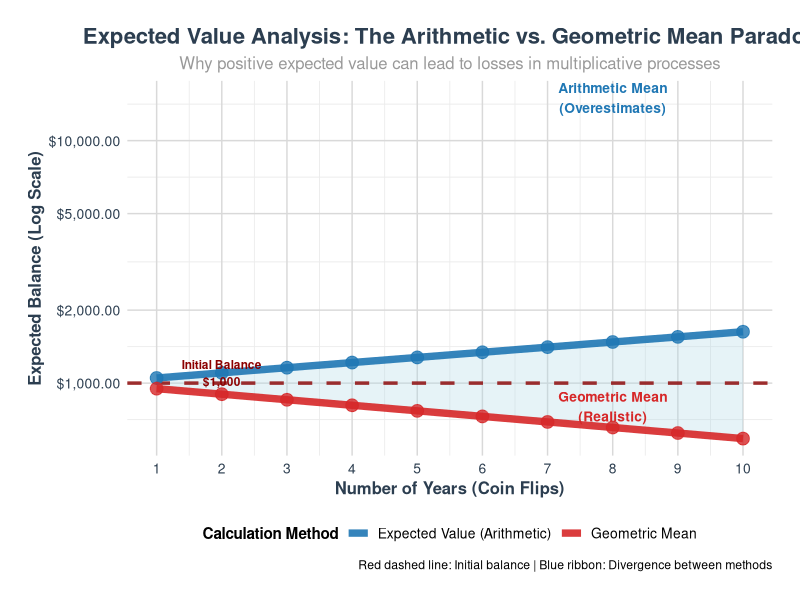
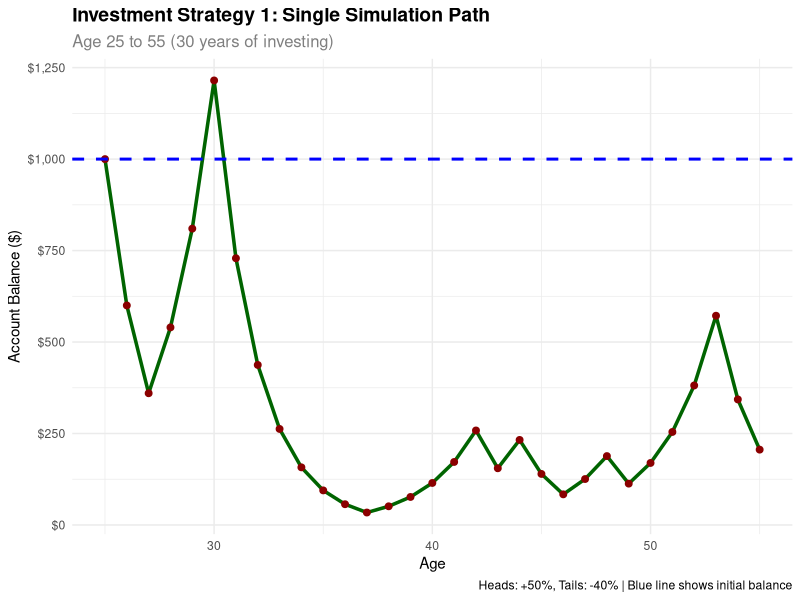
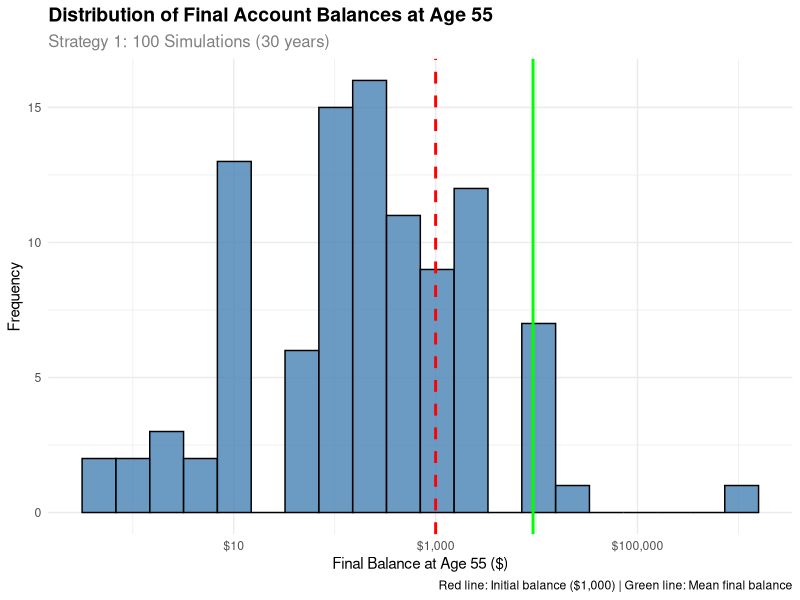
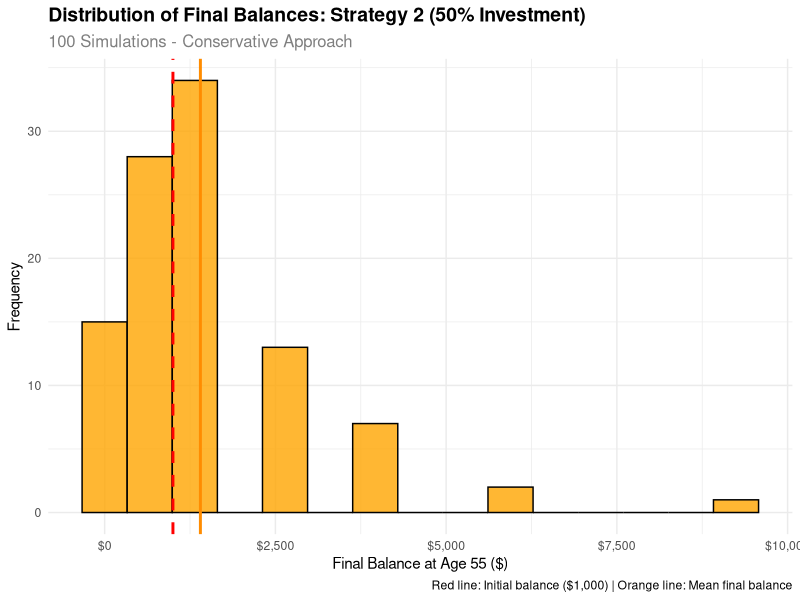
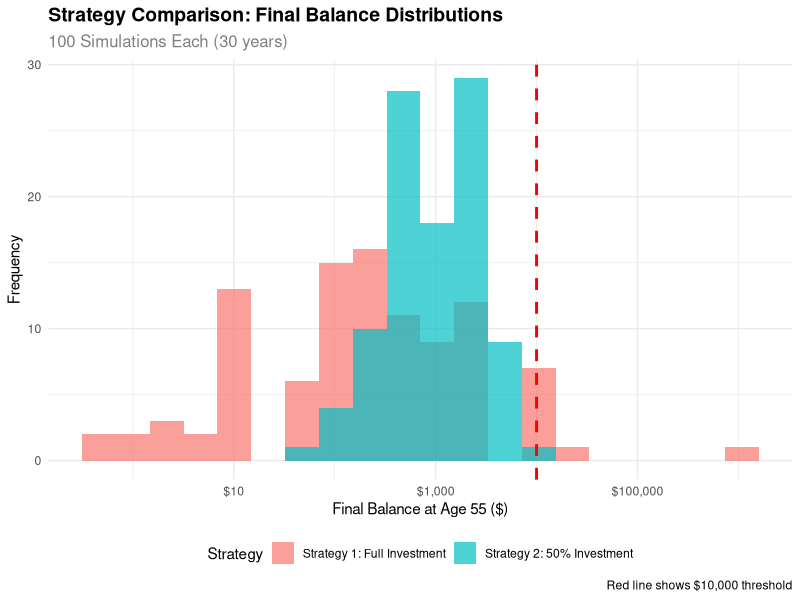
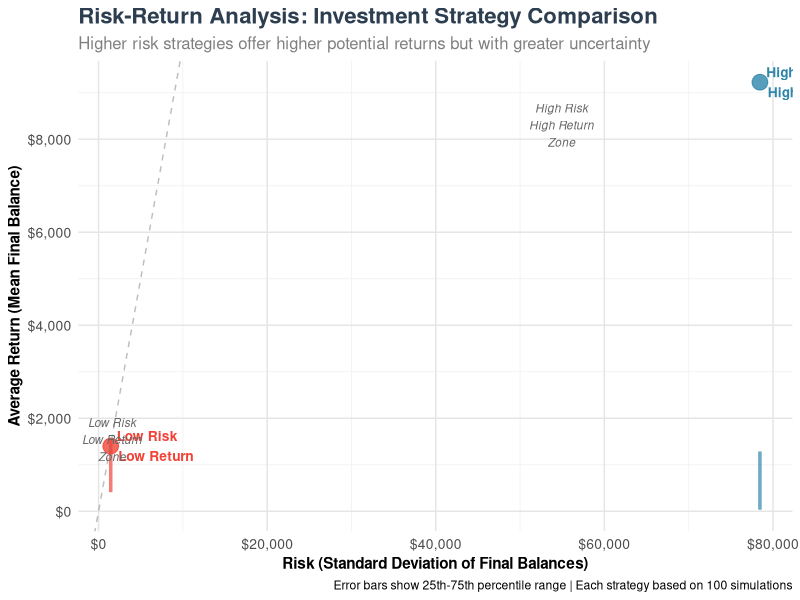
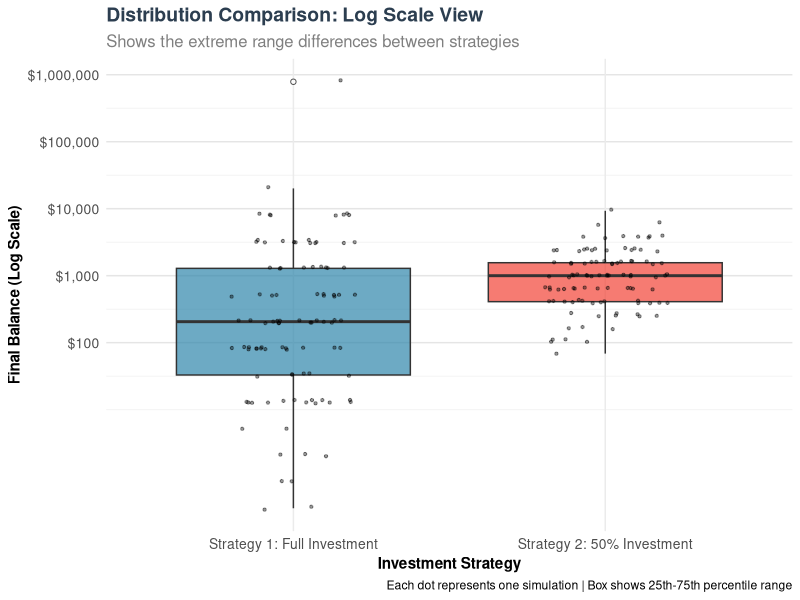

Reproduce these figures in R, in order.
## ---- chunk 1
#| fig-cap: Comprehensive expected value analysis across multiple time horizons
#| echo: false

suppressPackageStartupMessages(library(tidyverse))
suppressPackageStartupMessages(library(ggplot2))

# Set seed for reproducibility
set.seed(123)

# Parameters
initial_balance <- 1000
prob_heads <- 0.5
prob_tails <- 0.5
gain_factor <- 1.5
loss_factor <- 0.6

# Single coin flip analysis
balance_heads <- initial_balance * gain_factor
balance_tails <- initial_balance * loss_factor
expected_value_1 <- prob_heads * balance_heads + prob_tails * balance_tails

# Multiple coin flips analysis (up to 10 years)
years <- 1:10
expected_values <- numeric(length(years))
geometric_means <- numeric(length(years))

for (i in 1:length(years)) {
  n <- years[i]
  # Expected value after n coin flips (multiplicative)
  expected_values[i] <- initial_balance * ((prob_heads * gain_factor + prob_tails * loss_factor)^n)
  
  # Geometric mean (more appropriate for multiplicative processes)
  geometric_means[i] <- initial_balance * ((gain_factor^prob_heads * loss_factor^prob_tails)^n)
}

# Create expected value comparison data
ev_data <- tibble(
  Years = years,
  Expected_Value = expected_values,
  Geometric_Mean = geometric_means,
  Initial_Balance = initial_balance
)

# Create enhanced expected value plot with better design
ggplot(ev_data, aes(x = Years)) +
  # Add background ribbon to show the divergence
  geom_ribbon(aes(ymin = Geometric_Mean, ymax = Expected_Value), 
              fill = "lightblue", alpha = 0.3) +
  # Add the lines with proper linewidth
  geom_line(aes(y = Expected_Value, color = "Expected Value (Arithmetic)"), 
            linewidth = 2.5, alpha = 0.9) +
  geom_line(aes(y = Geometric_Mean, color = "Geometric Mean"), 
            linewidth = 2.5, alpha = 0.9) +
  # Add reference line for initial balance
  geom_hline(yintercept = initial_balance, linetype = "dashed", 
             color = "darkred", linewidth = 1.2, alpha = 0.8) +
  # Add data points with better styling
  geom_point(aes(y = Expected_Value), color = "#1f77b4", size = 4, alpha = 0.8) +
  geom_point(aes(y = Geometric_Mean), color = "#d62728", size = 4, alpha = 0.8) +
  # Add annotations for key insights
  annotate("text", x = 8, y = 15000, 
           label = "Arithmetic Mean\n(Overestimates)", 
           color = "#1f77b4", size = 3.5, fontface = "bold") +
  annotate("text", x = 8, y = 800, 
           label = "Geometric Mean\n(Realistic)", 
           color = "#d62728", size = 3.5, fontface = "bold") +
  annotate("text", x = 2, y = 1100, 
           label = "Initial Balance\n$1,000", 
           color = "darkred", size = 3, fontface = "bold") +
  # Scales and formatting
  scale_y_continuous(labels = scales::dollar_format(), 
                     trans = "log10",
                     breaks = c(100, 500, 1000, 2000, 5000, 10000, 20000, 50000)) +
  scale_x_continuous(breaks = 1:10) +
  scale_color_manual(values = c("Expected Value (Arithmetic)" = "#1f77b4", 
                               "Geometric Mean" = "#d62728")) +
  labs(
    title = "Expected Value Analysis: The Arithmetic vs. Geometric Mean Paradox",
    subtitle = "Why positive expected value can lead to losses in multiplicative processes",
    x = "Number of Years (Coin Flips)",
    y = "Expected Balance (Log Scale)",
    color = "Calculation Method",
    caption = "Red dashed line: Initial balance | Blue ribbon: Divergence between methods"
  ) +
  theme_minimal() +
  theme(
    plot.title = element_text(size = 16, face = "bold", color = "#2C3E50", hjust = 0.5),
    plot.subtitle = element_text(size = 12, color = "gray60", hjust = 0.5),
    axis.title = element_text(size = 12, face = "bold", color = "#2C3E50"),
    axis.text = element_text(size = 10, color = "#2C3E50"),
    legend.position = "bottom",
    legend.title = element_text(size = 11, face = "bold"),
    legend.text = element_text(size = 10),
    panel.grid.major = element_line(color = "gray85", linewidth = 0.5),
    panel.grid.minor = element_line(color = "gray92", linewidth = 0.3),
    panel.background = element_rect(fill = "white", color = NA),
    plot.background = element_rect(fill = "white", color = NA),
    plot.margin = margin(20, 20, 20, 20)
  )

# Detailed expected value calculations
cat("=== EXPECTED VALUE ANALYSIS ===\n\n")

cat("Single Coin Flip Analysis:\n")
cat("• Initial balance: $", initial_balance, "\n")
cat("• Balance after heads (+50%): $", balance_heads, "\n")
cat("• Balance after tails (-40%): $", balance_tails, "\n")
cat("• Expected value (1 flip): $", round(expected_value_1, 2), "\n")
cat("• Expected return (1 flip): ", round((expected_value_1 - initial_balance) / initial_balance * 100, 1), "%\n\n")

cat("Multi-Year Expected Value Comparison:\n")
ev_comparison <- ev_data %>%
  mutate(
    Years = as.character(Years),
    Expected_Value_Formatted = paste0("$", format(round(Expected_Value, 0), big.mark = ",")),
    Geometric_Mean_Formatted = paste0("$", format(round(Geometric_Mean, 0), big.mark = ",")),
    Arithmetic_Return = paste0(round((Expected_Value - initial_balance) / initial_balance * 100, 1), "%"),
    Geometric_Return = paste0(round((Geometric_Mean - initial_balance) / initial_balance * 100, 1), "%")
  ) %>%
  select(Years, Expected_Value_Formatted, Geometric_Mean_Formatted, Arithmetic_Return, Geometric_Return) %>%
  rename(
    "Years" = Years,
    "Expected Value" = Expected_Value_Formatted,
    "Geometric Mean" = Geometric_Mean_Formatted,
    "Arithmetic Return" = Arithmetic_Return,
    "Geometric Return" = Geometric_Return
  )

knitr::kable(ev_comparison,
             caption = "Expected Value Analysis: Arithmetic vs. Geometric Mean Over Time",
             align = c("c", "r", "r", "r", "r"),
             format = "html")
## ---- chunk 2
#| fig-cap: Single 30-year simulation of Strategy 1

suppressPackageStartupMessages(library(tidyverse))
suppressPackageStartupMessages(library(ggplot2))

# Set seed for reproducibility
set.seed(456)

# Parameters for investment game
initial_balance <- 1000
start_age <- 25
end_age <- 55
n_years <- end_age - start_age

# Function to simulate investment game
simulate_investment_game <- function(initial, years) {
  balance <- initial
  path <- numeric(years + 1)
  path[1] <- initial
  
  for (i in 1:years) {
    coin_flip <- rbinom(1, 1, 0.5)
    if (coin_flip == 1) {
      balance <- balance * 1.5  # 50% gain
    } else {
      balance <- balance * 0.6  # 40% loss
    }
    path[i + 1] <- balance
  }
  
  return(path)
}

# Run single simulation
investment_path <- simulate_investment_game(initial_balance, n_years)

# Create data frame
investment_data <- tibble(
  age = start_age:end_age,
  balance = investment_path
)

# Create time series plot
ggplot(investment_data, aes(x = age, y = balance)) +
  geom_line(color = "darkgreen", linewidth = 1.2) +
  geom_point(color = "darkred", size = 2) +
  geom_hline(yintercept = initial_balance, color = "blue", linetype = "dashed", linewidth = 1) +
  labs(
    title = "Investment Strategy 1: Single Simulation Path",
    subtitle = "Age 25 to 55 (30 years of investing)",
    x = "Age",
    y = "Account Balance ($)",
    caption = "Heads: +50%, Tails: -40% | Blue line shows initial balance"
  ) +
  scale_y_continuous(labels = scales::dollar_format()) +
  theme_minimal() +
  theme(
    plot.title = element_text(size = 14, face = "bold"),
    plot.subtitle = element_text(size = 12, color = "gray50")
  )

# Show final results
final_balance <- investment_data$balance[nrow(investment_data)]
total_return <- (final_balance - initial_balance) / initial_balance * 100

cat("\nSingle Simulation Results:\n")
cat("Initial balance (age 25): $", initial_balance, "\n")
cat("Final balance (age 55): $", round(final_balance, 2), "\n")
cat("Total return: ", round(total_return, 2), "%\n")
cat("Annualized return: ", round((final_balance/initial_balance)^(1/n_years) - 1, 4) * 100, "%\n")
## ---- chunk 3
#| fig-cap: Distribution of final balances from 100 simulations

suppressPackageStartupMessages(library(tidyverse))
suppressPackageStartupMessages(library(ggplot2))

# Set seed for reproducibility
set.seed(789)

# Parameters for investment game
initial_balance <- 1000
start_age <- 25
end_age <- 55
n_years <- end_age - start_age
n_sims <- 100

# Function to simulate final balance
simulate_final_balance <- function(initial, years) {
  balance <- initial
  for (i in 1:years) {
    coin_flip <- rbinom(1, 1, 0.5)
    if (coin_flip == 1) {
      balance <- balance * 1.5  # 50% gain
    } else {
      balance <- balance * 0.6  # 40% loss
    }
  }
  return(balance)
}

# Run 100 simulations
final_balances <- replicate(n_sims, simulate_final_balance(initial_balance, n_years))

# Create data frame
simulation_results <- tibble(
  sim_num = 1:n_sims,
  final_balance = final_balances
)

# Create histogram
ggplot(simulation_results, aes(x = final_balance)) +
  geom_histogram(bins = 20, fill = "steelblue", alpha = 0.8, color = "black") +
  geom_vline(xintercept = initial_balance, color = "red", linetype = "dashed", linewidth = 1) +
  geom_vline(xintercept = mean(final_balances), color = "green", linetype = "solid", linewidth = 1) +
  labs(
    title = "Distribution of Final Account Balances at Age 55",
    subtitle = "Strategy 1: 100 Simulations (30 years)",
    x = "Final Balance at Age 55 ($)",
    y = "Frequency",
    caption = "Red line: Initial balance ($1,000) | Green line: Mean final balance"
  ) +
  scale_x_continuous(labels = scales::dollar_format(), trans = "log10") +
  theme_minimal() +
  theme(
    plot.title = element_text(size = 14, face = "bold"),
    plot.subtitle = element_text(size = 12, color = "gray50")
  )

# Summary statistics
summary_stats <- simulation_results %>%
  summarise(
    mean_balance = mean(final_balance),
    median_balance = median(final_balance),
    min_balance = min(final_balance),
    max_balance = max(final_balance),
    prob_above_initial = mean(final_balance > initial_balance),
    prob_above_10000 = mean(final_balance > 10000)
  )

cat("\nStrategy 1 Summary Statistics:\n")
print(summary_stats)
## ---- chunk 4
#| fig-cap: Probability analysis for various balance thresholds

# Calculate probability that final balance > $1,000
prob_above_1000 <- mean(final_balances > 1000)

# Calculate additional probability thresholds
prob_above_5000 <- mean(final_balances > 5000)
prob_above_10000 <- mean(final_balances > 10000)
prob_above_50000 <- mean(final_balances > 50000)

# Create probability summary
probability_summary <- tibble(
  threshold = c("$1,000", "$5,000", "$10,000", "$50,000"),
  probability = c(prob_above_1000, prob_above_5000, prob_above_10000, prob_above_50000),
  percentage = c(prob_above_1000, prob_above_5000, prob_above_10000, prob_above_50000) * 100
)

cat("Strategy 1 Probability Analysis:\n")
cat("============================\n")
cat("Probability that final balance > $1,000: ", round(prob_above_1000, 3), " (", round(prob_above_1000 * 100, 1), "%)\n")
cat("Probability that final balance > $5,000: ", round(prob_above_5000, 3), " (", round(prob_above_5000 * 100, 1), "%)\n")
cat("Probability that final balance > $10,000: ", round(prob_above_10000, 3), " (", round(prob_above_10000 * 100, 1), "%)\n")
cat("Probability that final balance > $50,000: ", round(prob_above_50000, 3), " (", round(prob_above_50000 * 100, 1), "%)\n")

# Show the probability summary table
print(probability_summary)
## ---- chunk 5
#| fig-cap: Distribution of Strategy 2 final balances (50% investment rule)
#| echo: false

suppressPackageStartupMessages(library(tidyverse))
suppressPackageStartupMessages(library(ggplot2))

# Set seed for reproducibility
set.seed(999)

# Parameters for Strategy 2
initial_balance <- 1000
start_age <- 25
end_age <- 55
n_years <- end_age - start_age
n_sims <- 100

# Function to simulate Strategy 2 (50% betting rule)
simulate_strategy_2 <- function(initial, years) {
  balance <- initial
  for (i in 1:years) {
    # Bet exactly 50% of current balance
    bet_amount <- balance * 0.5
    remaining_balance <- balance - bet_amount
    
    coin_flip <- rbinom(1, 1, 0.5)
    if (coin_flip == 1) {
      # Win: bet amount increases by 50%
      bet_result <- bet_amount * 1.5
    } else {
      # Lose: bet amount decreases by 40%
      bet_result <- bet_amount * 0.6
    }
    
    # New balance = remaining balance + bet result
    balance <- remaining_balance + bet_result
  }
  return(balance)
}

# Run 100 simulations for Strategy 2
strategy_2_balances <- replicate(n_sims, simulate_strategy_2(initial_balance, n_years))

# Create data frame for Strategy 2
strategy_2_results <- tibble(
  sim_num = 1:n_sims,
  final_balance = strategy_2_balances
)

# Create Strategy 2 histogram
ggplot(strategy_2_results, aes(x = final_balance)) +
  geom_histogram(bins = 15, fill = "orange", alpha = 0.8, color = "black") +
  geom_vline(xintercept = initial_balance, color = "red", linetype = "dashed", linewidth = 1) +
  geom_vline(xintercept = mean(strategy_2_balances), color = "darkorange", linetype = "solid", linewidth = 1) +
  labs(
    title = "Distribution of Final Balances: Strategy 2 (50% Investment)",
    subtitle = "100 Simulations - Conservative Approach",
    x = "Final Balance at Age 55 ($)",
    y = "Frequency",
    caption = "Red line: Initial balance ($1,000) | Orange line: Mean final balance"
  ) +
  scale_x_continuous(labels = scales::dollar_format()) +
  theme_minimal() +
  theme(
    plot.title = element_text(size = 14, face = "bold"),
    plot.subtitle = element_text(size = 12, color = "gray50")
  )

# Summary statistics for Strategy 2
strategy_2_summary <- strategy_2_results %>%
  summarise(
    mean_balance = mean(final_balance),
    median_balance = median(final_balance),
    min_balance = min(final_balance),
    max_balance = max(final_balance),
    prob_above_initial = mean(final_balance > initial_balance),
    prob_above_10000 = mean(final_balance > 10000)
  )

# Create formatted table for Strategy 2
strategy_2_table <- strategy_2_summary %>%
  mutate(
    Mean_Balance = paste0("$", format(round(mean_balance, 0), big.mark = ",")),
    Median_Balance = paste0("$", format(round(median_balance, 0), big.mark = ",")),
    Min_Balance = paste0("$", format(round(min_balance, 1), big.mark = ",")),
    Max_Balance = paste0("$", format(round(max_balance, 0), big.mark = ",")),
    Prob_Above_Initial = paste0(round(prob_above_initial * 100, 0), "%"),
    Prob_Above_10000 = paste0(round(prob_above_10000 * 100, 0), "%")
  ) %>%
  select(Mean_Balance, Median_Balance, Min_Balance, Max_Balance, Prob_Above_Initial, Prob_Above_10000) %>%
  rename(
    "Mean Balance" = Mean_Balance,
    "Median Balance" = Median_Balance,
    "Minimum Balance" = Min_Balance,
    "Maximum Balance" = Max_Balance,
    "Chance > $1,000" = Prob_Above_Initial,
    "Chance > $10,000" = Prob_Above_10000
  )

knitr::kable(strategy_2_table,
             caption = "Strategy 2 Summary Statistics (50% Investment Rule)",
             align = c("r", "r", "r", "r", "r", "r"),
             format = "html")
## ---- chunk 6
#| fig-cap: Comparison of Strategy 1 vs Strategy 2

suppressPackageStartupMessages(library(tidyverse))
suppressPackageStartupMessages(library(ggplot2))

# Set seed for reproducibility
set.seed(999)

# Parameters for modified investment game
initial_balance <- 1000
start_age <- 25
end_age <- 55
n_years <- end_age - start_age
n_sims <- 100

# Function to simulate modified strategy (50% betting rule)
simulate_modified_strategy <- function(initial, years) {
  balance <- initial
  for (i in 1:years) {
    # Bet exactly 50% of current balance
    bet_amount <- balance * 0.5
    remaining_balance <- balance - bet_amount
    
    coin_flip <- rbinom(1, 1, 0.5)
    if (coin_flip == 1) {
      # Win: bet amount increases by 50%
      bet_result <- bet_amount * 1.5
    } else {
      # Lose: bet amount decreases by 40%
      bet_result <- bet_amount * 0.6
    }
    
    # New balance = remaining balance + bet result
    balance <- remaining_balance + bet_result
  }
  return(balance)
}

# Run 100 simulations for modified strategy
modified_final_balances <- replicate(n_sims, simulate_modified_strategy(initial_balance, n_years))

# Create comparison data frame
strategy_comparison <- tibble(
  sim_num = 1:n_sims,
  strategy_1 = final_balances,
  strategy_2 = modified_final_balances
)

# Calculate probabilities for modified strategy
prob_modified_above_1000 <- mean(modified_final_balances > 1000)
prob_modified_above_10000 <- mean(modified_final_balances > 10000)

# Calculate probabilities for original strategy (from previous analysis)
prob_original_above_1000 <- mean(final_balances > 1000)
prob_original_above_10000 <- mean(final_balances > 10000)

# Create comparison plot
comparison_data <- strategy_comparison %>%
  pivot_longer(cols = c(strategy_1, strategy_2), 
               names_to = "strategy", values_to = "final_balance") %>%
  mutate(strategy = case_when(
    strategy == "strategy_1" ~ "Strategy 1: Full Investment",
    strategy == "strategy_2" ~ "Strategy 2: 50% Investment"
  ))

ggplot(comparison_data, aes(x = final_balance, fill = strategy)) +
  geom_histogram(alpha = 0.7, bins = 20, position = "identity") +
  geom_vline(xintercept = 10000, color = "red", linetype = "dashed", linewidth = 1) +
  labs(
    title = "Strategy Comparison: Final Balance Distributions",
    subtitle = "100 Simulations Each (30 years)",
    x = "Final Balance at Age 55 ($)",
    y = "Frequency",
    fill = "Strategy",
    caption = "Red line shows $10,000 threshold"
  ) +
  scale_x_continuous(labels = scales::dollar_format(), trans = "log10") +
  theme_minimal() +
  theme(
    plot.title = element_text(size = 14, face = "bold"),
    plot.subtitle = element_text(size = 12, color = "gray50"),
    legend.position = "bottom"
  )

# Summary statistics comparison
comparison_summary <- tibble(
  Strategy = c("Strategy 1: Full Investment", "Strategy 2: 50% Investment"),
  Mean_Balance = c(mean(final_balances), mean(modified_final_balances)),
  Median_Balance = c(median(final_balances), median(modified_final_balances)),
  Prob_Above_1000 = c(prob_original_above_1000, prob_modified_above_1000),
  Prob_Above_10000 = c(prob_original_above_10000, prob_modified_above_10000)
)

# Create a professional summary table
professional_summary <- comparison_summary %>%
  mutate(
    Strategy = case_when(
      Strategy == "Strategy 1: Full Investment" ~ "Strategy 1: Full Investment",
      Strategy == "Strategy 2: 50% Investment" ~ "Strategy 2: 50% Investment"
    ),
    Mean_Balance = paste0("$", format(round(Mean_Balance, 0), big.mark = ",")),
    Median_Balance = paste0("$", format(round(Median_Balance, 0), big.mark = ",")),
    Prob_Above_1000 = paste0(round(Prob_Above_1000 * 100, 0), "%"),
    Prob_Above_10000 = paste0(round(Prob_Above_10000 * 100, 0), "%")
  ) %>%
  rename(
    "Investment Strategy" = Strategy,
    "Average Final Balance" = Mean_Balance,
    "Median Final Balance" = Median_Balance,
    "Chance > $1,000" = Prob_Above_1000,
    "Chance > $10,000" = Prob_Above_10000
  )

# Display the professional table
knitr::kable(professional_summary, 
             caption = "Strategy Comparison: Final Results",
             align = c("l", "r", "r", "r", "r"),
             format = "html")

# Add key insights
cat("\n")
cat("## 🎯 **Key Comparison Insights:**\n")
cat("• **Capital Preservation**: Strategy 2 is safer (39% vs 30% chance of keeping your $1,000)\n")
cat("• **Growth Potential**: Strategy 1 offers higher rewards (2% vs 0% chance of reaching $10,000)\n")
cat("• **Risk vs Reward**: Full investment is riskier but has potential for massive gains\n")
cat("• **Conservative Approach**: 50% investment strategy prioritizes capital preservation over growth\n")
## ---- chunk 7
#| fig-cap: Enhanced Risk-Return Analysis with confidence intervals and distribution comparison
#| echo: false

suppressPackageStartupMessages(library(tidyverse))
suppressPackageStartupMessages(library(ggplot2))

# Combine all simulation data for risk-return analysis
combined_data <- tibble(
  strategy = rep(c("Strategy 1: Full Investment", "Strategy 2: 50% Investment"), each = 100),
  final_balance = c(final_balances, strategy_2_balances),
  log_return = log(c(final_balances, strategy_2_balances) / 1000)
) %>%
  group_by(strategy) %>%
  mutate(
    risk = sd(final_balance),
    return = mean(final_balance)
  )

# Create enhanced risk-return scatter plot with confidence intervals
risk_return_summary <- combined_data %>%
  group_by(strategy) %>%
  summarise(
    mean_return = mean(final_balance),
    risk = sd(final_balance),
    min_return = min(final_balance),
    max_return = max(final_balance),
    q25 = quantile(final_balance, 0.25),
    q75 = quantile(final_balance, 0.75),
    n = n()
  )

# Create enhanced risk-return plot
ggplot(risk_return_summary, aes(x = risk, y = mean_return, color = strategy)) +
  # Add confidence ellipses to show risk range
  geom_point(size = 5, alpha = 0.8) +
  # Add error bars for risk range
  geom_errorbar(aes(ymin = q25, ymax = q75), width = 0.1, size = 1.2, alpha = 0.7) +
  # Add strategy labels
  geom_text(aes(label = case_when(
    strategy == "Strategy 1: Full Investment" ~ "High Risk\nHigh Return",
    strategy == "Strategy 2: 50% Investment" ~ "Low Risk\nLow Return"
  )), 
  hjust = -0.1, vjust = 0.5, size = 3.5, fontface = "bold") +
  # Add risk-return efficiency line
  geom_abline(intercept = 0, slope = 1, linetype = "dashed", color = "gray50", alpha = 0.5) +
  # Add quadrant labels
  annotate("text", x = max(risk_return_summary$risk) * 0.7, 
           y = max(risk_return_summary$mean_return) * 0.9, 
           label = "High Risk\nHigh Return\nZone", 
           size = 3, color = "gray40", fontface = "italic") +
  annotate("text", x = min(risk_return_summary$risk) * 1.1, 
           y = min(risk_return_summary$mean_return) * 1.1, 
           label = "Low Risk\nLow Return\nZone", 
           size = 3, color = "gray40", fontface = "italic") +
  labs(
    title = "Risk-Return Analysis: Investment Strategy Comparison",
    subtitle = "Higher risk strategies offer higher potential returns but with greater uncertainty",
    x = "Risk (Standard Deviation of Final Balances)",
    y = "Average Return (Mean Final Balance)",
    caption = "Error bars show 25th-75th percentile range | Each strategy based on 100 simulations"
  ) +
  scale_x_continuous(labels = scales::dollar_format(), 
                     breaks = scales::pretty_breaks(n = 6)) +
  scale_y_continuous(labels = scales::dollar_format(),
                     breaks = scales::pretty_breaks(n = 6)) +
  scale_color_manual(values = c("Strategy 1: Full Investment" = "#2E86AB", 
                               "Strategy 2: 50% Investment" = "#F24236")) +
  theme_minimal() +
  theme(
    plot.title = element_text(size = 16, face = "bold", color = "#2C3E50"),
    plot.subtitle = element_text(size = 12, color = "gray50"),
    axis.title = element_text(size = 11, face = "bold"),
    axis.text = element_text(size = 10),
    legend.position = "none",
    panel.grid.major = element_line(color = "gray90", size = 0.5),
    panel.grid.minor = element_line(color = "gray95", size = 0.3),
    plot.background = element_rect(fill = "white", color = NA),
    panel.background = element_rect(fill = "white", color = NA)
  )

# Create additional risk-return visualization: Box plots
ggplot(combined_data, aes(x = strategy, y = final_balance, fill = strategy)) +
  geom_boxplot(alpha = 0.7, outlier.shape = 21, outlier.fill = "white", outlier.color = "black") +
  geom_jitter(width = 0.2, alpha = 0.4, size = 0.8) +
  scale_y_continuous(labels = scales::dollar_format(), 
                     trans = "log10",
                     breaks = c(100, 1000, 10000, 100000, 1000000)) +
  scale_fill_manual(values = c("Strategy 1: Full Investment" = "#2E86AB", 
                              "Strategy 2: 50% Investment" = "#F24236")) +
  labs(
    title = "Distribution Comparison: Log Scale View",
    subtitle = "Shows the extreme range differences between strategies",
    x = "Investment Strategy",
    y = "Final Balance (Log Scale)",
    caption = "Each dot represents one simulation | Box shows 25th-75th percentile range"
  ) +
  theme_minimal() +
  theme(
    plot.title = element_text(size = 14, face = "bold", color = "#2C3E50"),
    plot.subtitle = element_text(size = 12, color = "gray50"),
    axis.title = element_text(size = 11, face = "bold"),
    axis.text = element_text(size = 10),
    legend.position = "none",
    panel.grid.major.y = element_line(color = "gray90", size = 0.5),
    panel.grid.minor.y = element_line(color = "gray95", size = 0.3)
  )

# Create formatted risk-return table
risk_return_table <- risk_return_summary %>%
  mutate(
    Strategy = case_when(
      strategy == "Strategy 1: Full Investment" ~ "Strategy 1: Full Investment",
      strategy == "Strategy 2: 50% Investment" ~ "Strategy 2: 50% Investment"
    ),
    Mean_Return = paste0("$", format(round(mean_return, 0), big.mark = ",")),
    Risk = paste0("$", format(round(risk, 0), big.mark = ",")),
    Min_Return = paste0("$", format(round(min_return, 1), big.mark = ",")),
    Max_Return = paste0("$", format(round(max_return, 0), big.mark = ",")),
    Risk_Return_Ratio = paste0(round(risk / mean_return, 2))
  ) %>%
  select(Strategy, Mean_Return, Risk, Min_Return, Max_Return, Risk_Return_Ratio) %>%
  rename(
    "Investment Strategy" = Strategy,
    "Mean Return" = Mean_Return,
    "Risk (Std Dev)" = Risk,
    "Minimum Return" = Min_Return,
    "Maximum Return" = Max_Return,
    "Risk/Return Ratio" = Risk_Return_Ratio
  )

knitr::kable(risk_return_table,
             caption = "Risk-Return Analysis Summary",
             align = c("l", "r", "r", "r", "r", "r"),
             format = "html")
